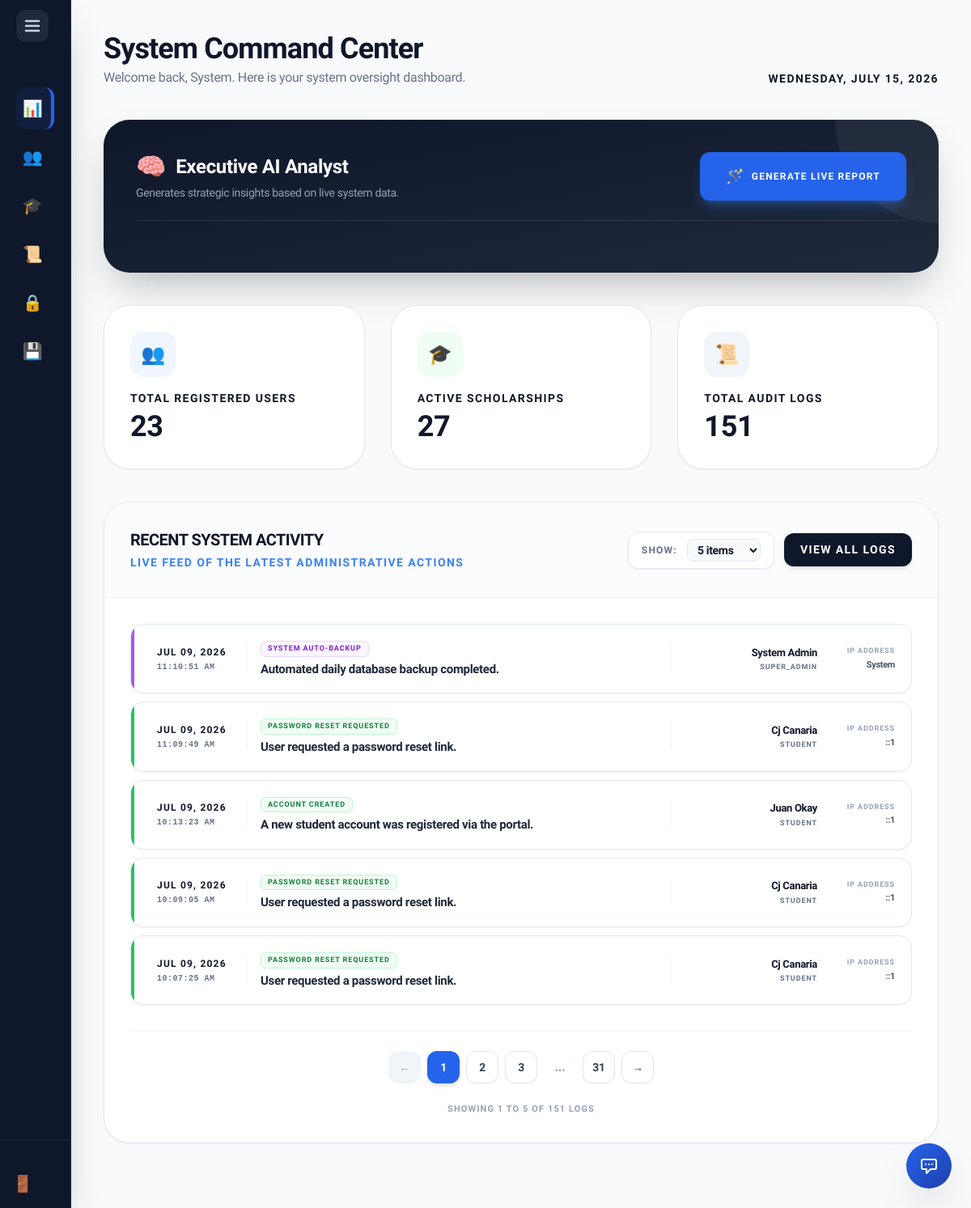
The app's page /super_admin/dashboard.php (signed in), older data.
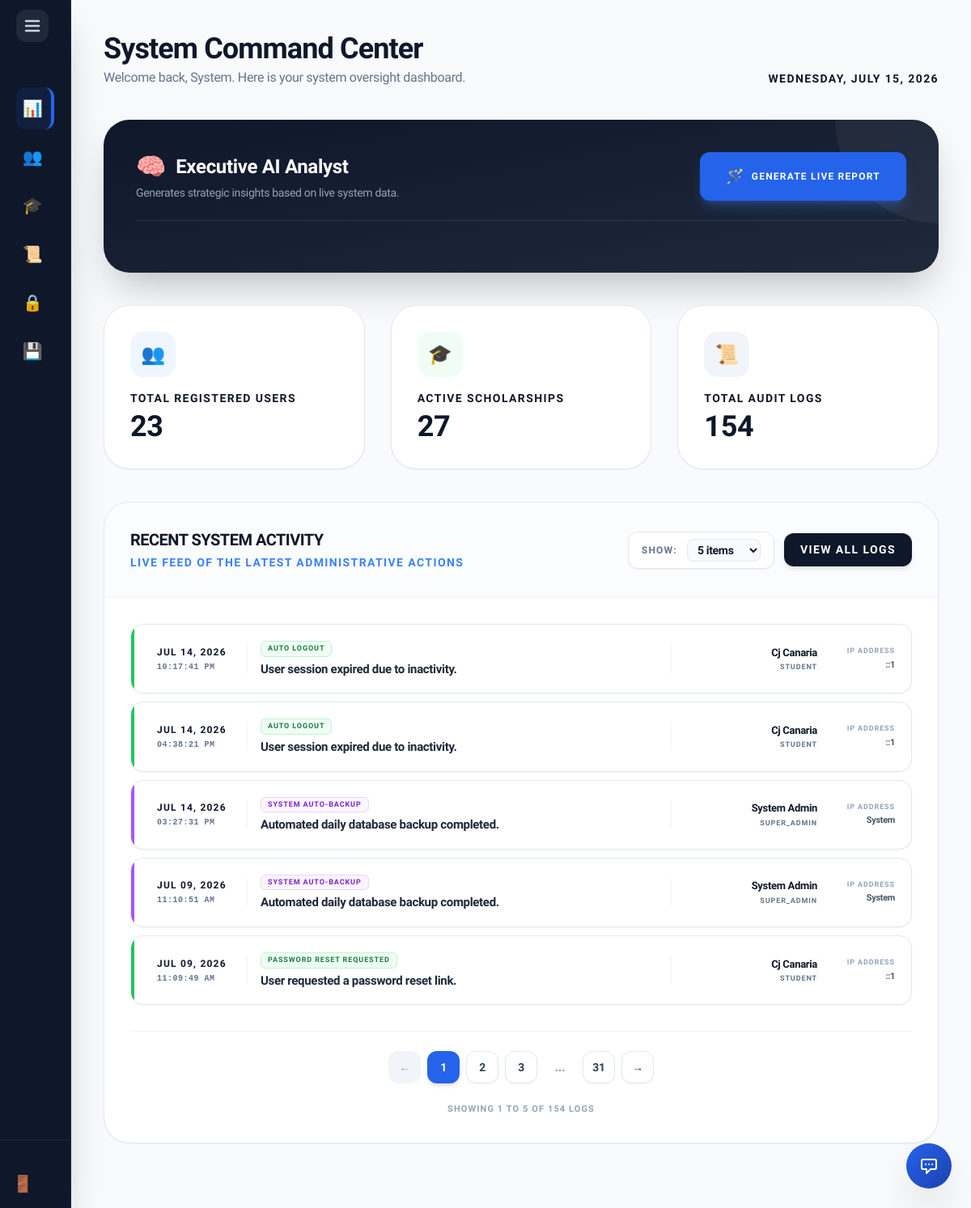
The same page, newer data.
### tables this page shows
CREATE TABLE `audit_log` (
  `AuditID` int(11) NOT NULL AUTO_INCREMENT,
  `UserID` int(11) DEFAULT NULL,
  `ActionPerformed` varchar(255) DEFAULT NULL,
  `ActionDate` timestamp NOT NULL DEFAULT current_timestamp(),
  `Description` text DEFAULT NULL,
  `IPAddress` varchar(45) DEFAULT NULL,
  PRIMARY KEY (`AuditID`)
);

CREATE TABLE `users` (
  `UserID` int(11) NOT NULL AUTO_INCREMENT,
  `Username` varchar(50) NOT NULL,
  `Email` varchar(100) NOT NULL,
  `PasswordHash` varchar(255) NOT NULL,
  `FirstName` varchar(100) NOT NULL,
  `LastName` varchar(100) NOT NULL,
  `Role` enum('Student','Internal_Admin','External_Admin','Super_Admin') DEFAULT 'Student',
  `AccountStatus` varchar(20) DEFAULT 'Active',
  `StudentID_Num` varchar(50) DEFAULT NULL,
  `YearLevel` varchar(50) DEFAULT NULL,
  `GPA` decimal(4,2) DEFAULT NULL,
  `Major` varchar(100) DEFAULT NULL,
  `ProgramID` int(11) DEFAULT NULL,
  `Department` varchar(100) DEFAULT NULL,
  `Organization` varchar(100) DEFAULT NULL,
  `ContactNumber` varchar(20) DEFAULT NULL,
  `DateOfBirth` date DEFAULT NULL,
  `ProfilePicture` varchar(255) DEFAULT NULL,
  `ResetToken` varchar(255) DEFAULT NULL,
  `ResetTokenExpire` datetime DEFAULT NULL,
  `Gender` varchar(20) NOT NULL DEFAULT 'Not Specified',
  PRIMARY KEY (`UserID`),
  UNIQUE KEY `Username` (`Username`),
  UNIQUE KEY `Email` (`Email`)
);

### includes/sidebar_logic.php (called while the page is built)
<?php
if (!function_exists('getSidebarClass')) {
    function getSidebarClass($pageName) {
        $currentPage = basename($_SERVER['PHP_SELF']);
        if ($currentPage === $pageName) {
            return 'bg-blue-600/10 text-blue-500 border-r-4 border-blue-600';
        }
        return 'text-slate-400 hover:bg-slate-800 hover:text-white';
    }
}
?>

### super_admin/dashboard.php (the view, shortened to what the changed rows need)
<?php
include '../includes/db_connect.php';
include '../includes/header.php';
include '../includes/super_sidebar.php';
$totalLogs = 0;
$recentLogs = [];
try {
    $totalLogs = $pdo->query("SELECT COUNT(*) FROM audit_log")->fetchColumn();
    $log_stmt = $pdo->query("
        SELECT al.AuditID, al.ActionPerformed, al.ActionDate, al.Description, al.IPAddress,
               u.FirstName, u.LastName, u.Role, u.Username
        FROM audit_log al
        LEFT JOIN users u ON al.UserID = u.UserID
        ORDER BY al.ActionDate DESC
        LIMIT 500
    ");
    $recentLogs = $log_stmt->fetchAll(PDO::FETCH_ASSOC);
} catch (PDOException $e) {
    error_log("Super Admin Dashboard Error: " . $e->getMessage());
}
?>
<main class="flex-1 p-5 lg:p-10 lg:ml-72 bg-slate-50/50 min-h-screen transition-all duration-300">
    <header class="mb-10 flex flex-col md:flex-row md:items-end justify-between gap-4">
        <div>
            <h2 class="text-3xl lg:text-4xl font-black text-slate-900 tracking-tight">System Command Center</h2>
        </div>
    </header>
    <div class="grid grid-cols-1 md:grid-cols-3 gap-6 lg:gap-8 mb-10">
        <a href="logs.php" class="bg-white p-8 rounded-[2rem] border border-slate-200 shadow-sm transition-all hover:-translate-y-1 hover:border-slate-900 hover:shadow-xl hover:shadow-slate-900/5 group block relative overflow-hidden">
            <div class="flex items-center justify-between mb-4">
                <div class="w-14 h-14 bg-slate-100 text-slate-600 rounded-2xl flex items-center justify-center text-2xl group-hover:bg-slate-900 group-hover:text-white transition-all">📜</div>
            </div>
            <p class="text-[14px] font-black text-slate-900 uppercase tracking-widest mb-1 group-hover:text-slate-900 transition-colors">Total Audit Logs</p>
            <p class="text-4xl font-black text-slate-900"><?= number_format($totalLogs) ?></p>
        </a>
    </div>
    <div class="bg-white rounded-[2rem] border border-slate-200 shadow-sm overflow-hidden mb-10" id="dashboardTableArea">
        <div class="p-6 lg:p-8">
            <div id="dashboardGrid" class="flex flex-col gap-2.5">
                <?php foreach($recentLogs as $log):
                    $roleClass = 'bg-slate-50 text-slate-600 border-slate-200';
                    $borderClass = 'bg-slate-400';
                    if ($log['Role'] === 'Super_Admin') { $roleClass = 'bg-purple-50 text-purple-700 border-purple-200'; $borderClass = 'bg-purple-500'; }
                    if ($log['Role'] === 'Internal_Admin') { $roleClass = 'bg-blue-50 text-blue-700 border-blue-200'; $borderClass = 'bg-blue-500'; }
                    if ($log['Role'] === 'External_Admin') { $roleClass = 'bg-orange-50 text-orange-700 border-orange-200'; $borderClass = 'bg-orange-500'; }
                    if ($log['Role'] === 'Student') { $roleClass = 'bg-green-50 text-green-700 border-green-200'; $borderClass = 'bg-green-500'; }
                ?>
                <div class="dashboard-card bg-white rounded-2xl border border-slate-200 shadow-sm hover:shadow-md hover:border-blue-300 transition-all flex flex-col lg:flex-row items-start lg:items-center justify-between p-4 sm:p-5 relative overflow-hidden group">
                    <div class="absolute top-0 left-0 w-1 h-full <?= $borderClass ?>"></div>
                    <div class="flex gap-4 items-center flex-1 min-w-0 pl-3 w-full lg:w-auto">
                        <div class="shrink-0 w-24 lg:w-28 border-r border-slate-100 pr-3 lg:pr-4 hidden sm:block">
                            <p class="text-[11px] lg:text-[12px] font-black text-slate-900 uppercase tracking-widest"><?= date('M d, Y', strtotime($log['ActionDate'])) ?></p>
                            <p class="text-[10px] font-black text-slate-500 font-mono tracking-wider mt-0.5"><?= date('h:i:s A', strtotime($log['ActionDate'])) ?></p>
                        </div>
                        <div class="flex-1 min-w-0 pr-2">
                            <div class="flex items-center gap-2 mb-1.5 flex-wrap">
                                <span class="<?= $roleClass ?> px-2 py-0.5 rounded-md font-black text-[9px] uppercase tracking-widest border shrink-0">
                                    <?= htmlspecialchars($log['ActionPerformed']) ?>
                                </span>
                            </div>
                            <p class="text-sm lg:text-[15px] font-bold text-slate-800 leading-tight truncate" title="<?= htmlspecialchars($log['Description']) ?>">
                                <?= htmlspecialchars($log['Description']) ?>
                            </p>
                        </div>
                    </div>
                    <div class="flex items-center justify-between w-full lg:w-auto shrink-0 mt-3 lg:mt-0 border-t lg:border-t-0 lg:border-l border-slate-100 pt-3 lg:pt-0 lg:pl-5 pl-3 sm:pl-4">
                        <div class="text-left lg:text-right w-40 flex-1 lg:flex-none">
                            <p class="text-[13px] font-black text-slate-900 truncate">
                                <?= $log['FirstName'] ? htmlspecialchars($log['FirstName'] . ' ' . $log['LastName']) : 'System / Unknown' ?>
                            </p>
                            <p class="text-[9px] font-black text-slate-500 uppercase tracking-widest mt-0.5">
                                <?= htmlspecialchars($log['Role'] ?? 'Automated') ?>
                            </p>
                        </div>
                        <div class="text-right w-24 shrink-0 border-l border-slate-100 pl-4 lg:pl-5 ml-2 lg:ml-0 hidden sm:block">
                            <p class="text-[9px] font-bold text-slate-400 uppercase tracking-widest mb-0.5">IP Address</p>
                            <p class="text-[11px] font-black text-slate-600 truncate"><?= htmlspecialchars($log['IPAddress'] ?? 'Hidden') ?></p>
                        </div>
                    </div>
                </div>
                <?php endforeach; ?>
            </div>
        </div>
    </div>
</main>
<?php include '../includes/footer.php'; ?>

### includes/super_sidebar.php (shortened to what the changed rows need)
<?php include 'sidebar_logic.php'; ?>
<aside id="main-sidebar" class="fixed left-0 top-0 h-full w-72 bg-slate-900 text-white py-6 z-[999] flex flex-col border-r border-slate-800 shadow-2xl transition-all duration-300 overflow-hidden">
    <nav class="space-y-2 flex-1 px-3">
        <?php
        $nav_items = [
            ['dashboard.php', '📊', 'Dashboard'],
            ['users.php',     '👥', 'Users'],
            ['programs.php',  '🎓', 'Programs'],
            ['logs.php',      '📜', 'Logs'],
            ['security.php',  '🔒', 'Security'],
            ['database.php',  '💾', 'Database']
        ];
        foreach ($nav_items as $item):
            $active = getSidebarClass($item[0]);
        ?>
            <a href="<?= $item[0] ?>" class="nav-link flex items-center gap-3 px-2 py-3 rounded-xl font-bold text-md <?= $active ?> whitespace-nowrap group">
                <span class="w-10 flex justify-center text-xl shrink-0 group-hover:scale-110 transition-transform"><?= $item[1] ?></span>
            </a>
        <?php endforeach; ?>
    </nav>
</aside>

Row changes from the older to the newer data that the page shows:
no longer on this page (row unchanged): audit_log: ActionDate "JUL 09, 2026", ActionDate "10:13:23 AM", ActionPerformed "ACCOUNT CREATED", Description "A new student account was registered via the portal.", UserID.LastName "Juan Okay", UserID.Role "STUDENT", IPAddress "::1"
no longer on this page (row unchanged): audit_log: ActionDate "JUL 09, 2026", ActionDate "10:09:05 AM", ActionPerformed "PASSWORD RESET REQUESTED", Description "User requested a password reset link.", UserID.LastName "Cj Canaria", UserID.Role "STUDENT", IPAddress "::1"
no longer on this page (row unchanged): audit_log: ActionDate "JUL 09, 2026", ActionDate "10:07:25 AM", ActionPerformed "PASSWORD RESET REQUESTED", Description "User requested a password reset link.", UserID.LastName "Cj Canaria", UserID.Role "STUDENT", IPAddress "::1"
added audit_log: ActionDate "JUL 14, 2026", ActionDate "10:17:41 PM", ActionPerformed "AUTO LOGOUT", Description "User session expired due to inactivity.", UserID.LastName "Cj Canaria", UserID.Role "STUDENT", IPAddress "::1"
added audit_log: ActionDate "JUL 14, 2026", ActionDate "04:38:21 PM", ActionPerformed "AUTO LOGOUT", Description "User session expired due to inactivity.", UserID.LastName "Cj Canaria", UserID.Role "STUDENT", IPAddress "::1"
added audit_log: ActionDate "JUL 14, 2026", ActionDate "03:27:31 PM", ActionPerformed "SYSTEM AUTO-BACKUP", Description "Automated daily database backup completed.", UserID.LastName "System Admin", UserID.Role "SUPER_ADMIN", IPAddress "System"
Text that changed along with them:
$totalLogs: "151" → "154"
